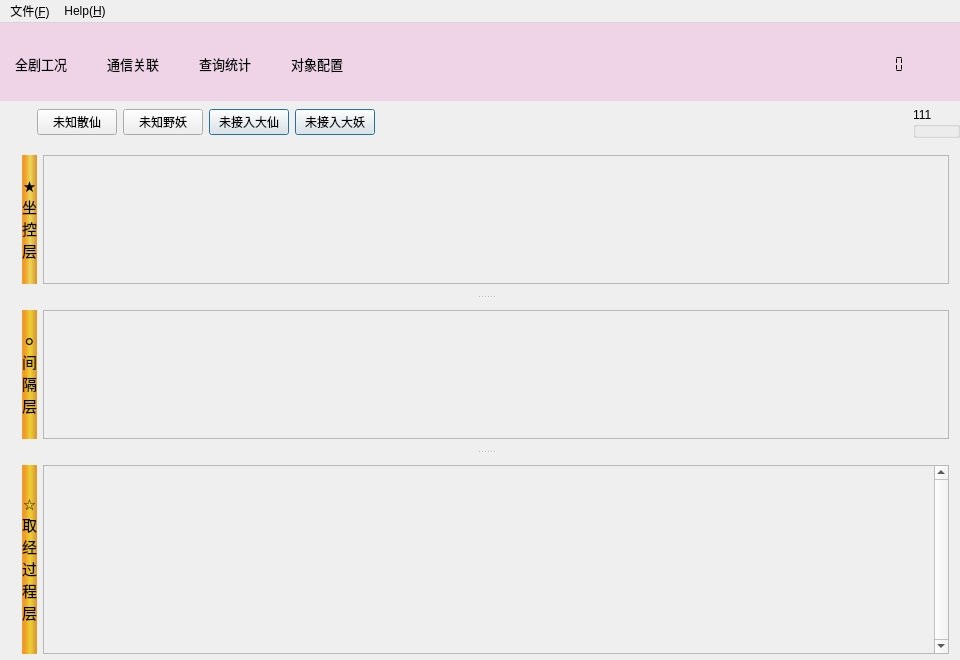
<?xml version="1.0" encoding="UTF-8"?>
<ui version="4.0">
 <class>Home</class>
 <widget class="QWidget" name="Home">
  <property name="geometry">
   <rect>
    <x>0</x>
    <y>0</y>
    <width>960</width>
    <height>660</height>
   </rect>
  </property>
  <property name="windowTitle">
   <string>西游联络分析系统</string>
  </property>
  <property name="windowIcon">
   <iconset resource="res.qrc">
    <normaloff>:/appLogo/images/favicon.ico</normaloff>:/appLogo/images/favicon.ico</iconset>
  </property>
  <layout class="QVBoxLayout" name="verticalLayout_2">
   <property name="spacing">
    <number>0</number>
   </property>
   <property name="leftMargin">
    <number>0</number>
   </property>
   <property name="topMargin">
    <number>0</number>
   </property>
   <property name="rightMargin">
    <number>0</number>
   </property>
   <property name="bottomMargin">
    <number>0</number>
   </property>
   <item>
    <widget class="QMenuBar" name="menuBar">
     <widget class="QMenu" name="menu">
      <property name="title">
       <string>Help(&amp;H)</string>
      </property>
      <addaction name="action"/>
      <addaction name="action_AppVer"/>
      <addaction name="action_QtVer"/>
     </widget>
     <widget class="QMenu" name="menuOpen_O">
      <property name="title">
       <string>文件(&amp;F)</string>
      </property>
      <addaction name="action_OpenConf"/>
     </widget>
     <addaction name="menuOpen_O"/>
     <addaction name="menu"/>
    </widget>
   </item>
   <item>
    <layout class="QVBoxLayout" name="verticalLayout">
     <item>
      <layout class="QHBoxLayout" name="horizontalLayout_2">
       <item>
        <widget class="QFrame" name="navigationBar">
         <property name="minimumSize">
          <size>
           <width>0</width>
           <height>78</height>
          </size>
         </property>
         <property name="styleSheet">
          <string notr="true">background-color: rgb(238,212, 230);</string>
         </property>
         <property name="frameShape">
          <enum>QFrame::Box</enum>
         </property>
         <property name="frameShadow">
          <enum>QFrame::Plain</enum>
         </property>
         <property name="lineWidth">
          <number>0</number>
         </property>
         <property name="midLineWidth">
          <number>0</number>
         </property>
         <layout class="QHBoxLayout" name="horizontalLayout">
          <property name="spacing">
           <number>10</number>
          </property>
          <property name="leftMargin">
           <number>0</number>
          </property>
          <property name="topMargin">
           <number>5</number>
          </property>
          <property name="rightMargin">
           <number>0</number>
          </property>
          <property name="bottomMargin">
           <number>0</number>
          </property>
          <item>
           <widget class="QToolButton" name="btnHome">
            <property name="minimumSize">
             <size>
              <width>82</width>
              <height>60</height>
             </size>
            </property>
            <property name="font">
             <font>
              <pointsize>10</pointsize>
             </font>
            </property>
            <property name="text">
             <string>全剧工况</string>
            </property>
            <property name="icon">
             <iconset resource="res.qrc">
              <normaloff>:/buttonLogo/images/home_logo.png</normaloff>:/buttonLogo/images/home_logo.png</iconset>
            </property>
            <property name="iconSize">
             <size>
              <width>42</width>
              <height>42</height>
             </size>
            </property>
            <property name="toolButtonStyle">
             <enum>Qt::ToolButtonTextUnderIcon</enum>
            </property>
            <property name="autoRaise">
             <bool>true</bool>
            </property>
           </widget>
          </item>
          <item>
           <widget class="QToolButton" name="btnComm">
            <property name="minimumSize">
             <size>
              <width>82</width>
              <height>60</height>
             </size>
            </property>
            <property name="font">
             <font>
              <pointsize>10</pointsize>
             </font>
            </property>
            <property name="text">
             <string>通信关联</string>
            </property>
            <property name="icon">
             <iconset resource="res.qrc">
              <normaloff>:/buttonLogo/images/comm_logo.png</normaloff>:/buttonLogo/images/comm_logo.png</iconset>
            </property>
            <property name="iconSize">
             <size>
              <width>42</width>
              <height>42</height>
             </size>
            </property>
            <property name="toolButtonStyle">
             <enum>Qt::ToolButtonTextUnderIcon</enum>
            </property>
            <property name="autoRaise">
             <bool>true</bool>
            </property>
           </widget>
          </item>
          <item>
           <widget class="QToolButton" name="btnSearch">
            <property name="minimumSize">
             <size>
              <width>82</width>
              <height>60</height>
             </size>
            </property>
            <property name="font">
             <font>
              <pointsize>10</pointsize>
             </font>
            </property>
            <property name="styleSheet">
             <string notr="true"/>
            </property>
            <property name="text">
             <string>查询统计</string>
            </property>
            <property name="icon">
             <iconset resource="res.qrc">
              <normaloff>:/buttonLogo/btnSearch</normaloff>:/buttonLogo/btnSearch</iconset>
            </property>
            <property name="iconSize">
             <size>
              <width>42</width>
              <height>42</height>
             </size>
            </property>
            <property name="toolButtonStyle">
             <enum>Qt::ToolButtonTextUnderIcon</enum>
            </property>
            <property name="autoRaise">
             <bool>true</bool>
            </property>
           </widget>
          </item>
          <item>
           <widget class="QToolButton" name="btnConfig">
            <property name="minimumSize">
             <size>
              <width>82</width>
              <height>60</height>
             </size>
            </property>
            <property name="font">
             <font>
              <pointsize>10</pointsize>
             </font>
            </property>
            <property name="text">
             <string>对象配置</string>
            </property>
            <property name="icon">
             <iconset resource="res.qrc">
              <normaloff>:/appLogo/images/ubuntu_logo.png</normaloff>:/appLogo/images/ubuntu_logo.png</iconset>
            </property>
            <property name="iconSize">
             <size>
              <width>42</width>
              <height>42</height>
             </size>
            </property>
            <property name="toolButtonStyle">
             <enum>Qt::ToolButtonTextUnderIcon</enum>
            </property>
            <property name="autoRaise">
             <bool>true</bool>
            </property>
           </widget>
          </item>
          <item>
           <spacer name="horizontalSpacer">
            <property name="orientation">
             <enum>Qt::Horizontal</enum>
            </property>
            <property name="sizeHint" stdset="0">
             <size>
              <width>40</width>
              <height>20</height>
             </size>
            </property>
           </spacer>
          </item>
          <item>
           <widget class="QLCDNumber" name="lcdCurTime">
            <property name="minimumSize">
             <size>
              <width>56</width>
              <height>40</height>
             </size>
            </property>
            <property name="maximumSize">
             <size>
              <width>10000</width>
              <height>16777215</height>
             </size>
            </property>
            <property name="font">
             <font>
              <pointsize>36</pointsize>
              <kerning>true</kerning>
             </font>
            </property>
            <property name="styleSheet">
             <string notr="true"/>
            </property>
            <property name="frameShape">
             <enum>QFrame::NoFrame</enum>
            </property>
            <property name="frameShadow">
             <enum>QFrame::Raised</enum>
            </property>
            <property name="lineWidth">
             <number>8</number>
            </property>
            <property name="smallDecimalPoint">
             <bool>true</bool>
            </property>
            <property name="digitCount">
             <number>8</number>
            </property>
            <property name="mode">
             <enum>QLCDNumber::Hex</enum>
            </property>
            <property name="segmentStyle">
             <enum>QLCDNumber::Flat</enum>
            </property>
            <property name="value" stdset="0">
             <double>0.000000000000000</double>
            </property>
           </widget>
          </item>
          <item>
           <widget class="QLabel" name="LtdInfo">
            <property name="minimumSize">
             <size>
              <width>40</width>
              <height>0</height>
             </size>
            </property>
            <property name="maximumSize">
             <size>
              <width>55</width>
              <height>55</height>
             </size>
            </property>
            <property name="text">
             <string/>
            </property>
            <property name="textFormat">
             <enum>Qt::PlainText</enum>
            </property>
            <property name="pixmap">
             <pixmap resource="res.qrc">:/appLogo/Ltd</pixmap>
            </property>
            <property name="scaledContents">
             <bool>true</bool>
            </property>
            <property name="alignment">
             <set>Qt::AlignCenter</set>
            </property>
            <property name="margin">
             <number>5</number>
            </property>
            <property name="openExternalLinks">
             <bool>false</bool>
            </property>
            <property name="textInteractionFlags">
             <set>Qt::TextEditable</set>
            </property>
           </widget>
          </item>
         </layout>
        </widget>
       </item>
      </layout>
     </item>
     <item>
      <widget class="QStackedWidget" name="stackedWin">
       <property name="frameShape">
        <enum>QFrame::NoFrame</enum>
       </property>
       <property name="currentIndex">
        <number>0</number>
       </property>
       <widget class="QWidget" name="pageHome">
        <layout class="QVBoxLayout" name="pageHomeLayout">
         <property name="topMargin">
          <number>0</number>
         </property>
         <property name="rightMargin">
          <number>0</number>
         </property>
         <property name="bottomMargin">
          <number>0</number>
         </property>
         <item>
          <layout class="QHBoxLayout" name="pickupBar">
           <property name="leftMargin">
            <number>26</number>
           </property>
           <item>
            <widget class="QPushButton" name="pushButton_5">
             <property name="text">
              <string>未知散仙</string>
             </property>
             <property name="autoDefault">
              <bool>false</bool>
             </property>
             <property name="default">
              <bool>false</bool>
             </property>
            </widget>
           </item>
           <item>
            <widget class="QPushButton" name="pushButton_6">
             <property name="text">
              <string>未知野妖</string>
             </property>
             <property name="default">
              <bool>false</bool>
             </property>
            </widget>
           </item>
           <item>
            <widget class="QPushButton" name="pushButton_7">
             <property name="text">
              <string>未接入大仙</string>
             </property>
             <property name="default">
              <bool>true</bool>
             </property>
            </widget>
           </item>
           <item>
            <widget class="QPushButton" name="pushButton">
             <property name="text">
              <string>未接入大妖</string>
             </property>
             <property name="default">
              <bool>true</bool>
             </property>
            </widget>
           </item>
           <item>
            <spacer name="horizontalSpacer_2">
             <property name="orientation">
              <enum>Qt::Horizontal</enum>
             </property>
             <property name="sizeHint" stdset="0">
              <size>
               <width>40</width>
               <height>20</height>
              </size>
             </property>
            </spacer>
           </item>
           <item>
            <widget class="QGroupBox" name="groupBox">
             <property name="title">
              <string>111</string>
             </property>
            </widget>
           </item>
          </layout>
         </item>
         <item>
          <widget class="QSplitter" name="splitterInLevel">
           <property name="orientation">
            <enum>Qt::Vertical</enum>
           </property>
           <widget class="QWidget" name="layoutWidget">
            <layout class="QHBoxLayout" name="lay_levelA">
             <item>
              <widget class="QLabel" name="label_ctrl">
               <property name="font">
                <font>
                 <pointsize>11</pointsize>
                </font>
               </property>
               <property name="styleSheet">
                <string notr="true">background-color: qlineargradient(spread:pad, x1:0.1, y1:0, x2:1, y2:0, stop:0.1 rgba(240, 155, 42, 255), stop:0.5 rgba(235, 210, 50, 205), stop:0.9 rgba(220, 155, 50, 255));</string>
               </property>
               <property name="text">
                <string>★
坐
控
层</string>
               </property>
               <property name="scaledContents">
                <bool>false</bool>
               </property>
               <property name="alignment">
                <set>Qt::AlignCenter</set>
               </property>
               <property name="margin">
                <number>2</number>
               </property>
              </widget>
             </item>
             <item>
              <widget class="QScrollArea" name="scrollArea_A">
               <property name="minimumSize">
                <size>
                 <width>0</width>
                 <height>30</height>
                </size>
               </property>
               <property name="maximumSize">
                <size>
                 <width>16777215</width>
                 <height>800</height>
                </size>
               </property>
               <property name="baseSize">
                <size>
                 <width>30</width>
                 <height>0</height>
                </size>
               </property>
               <property name="verticalScrollBarPolicy">
                <enum>Qt::ScrollBarAsNeeded</enum>
               </property>
               <property name="widgetResizable">
                <bool>true</bool>
               </property>
               <widget class="QWidget" name="layoutContent_A">
                <property name="geometry">
                 <rect>
                  <x>0</x>
                  <y>0</y>
                  <width>920</width>
                  <height>137</height>
                 </rect>
                </property>
               </widget>
              </widget>
             </item>
            </layout>
           </widget>
           <widget class="QWidget" name="layoutWidget">
            <layout class="QHBoxLayout" name="hlay_levelB">
             <item>
              <widget class="QLabel" name="label_bay">
               <property name="font">
                <font>
                 <pointsize>11</pointsize>
                </font>
               </property>
               <property name="styleSheet">
                <string notr="true">background-color: qlineargradient(spread:pad, x1:0.1, y1:0, x2:1, y2:0, stop:0.1 rgba(240, 155, 42, 255), stop:0.5 rgba(235, 210, 50, 255), stop:0.9 rgba(220, 155, 50, 255));</string>
               </property>
               <property name="text">
                <string>⚪
间
隔
层</string>
               </property>
               <property name="alignment">
                <set>Qt::AlignCenter</set>
               </property>
               <property name="margin">
                <number>2</number>
               </property>
              </widget>
             </item>
             <item>
              <widget class="QScrollArea" name="scrollArea_B">
               <property name="minimumSize">
                <size>
                 <width>0</width>
                 <height>30</height>
                </size>
               </property>
               <property name="maximumSize">
                <size>
                 <width>16777215</width>
                 <height>800</height>
                </size>
               </property>
               <property name="styleSheet">
                <string notr="true">alternate-background-color: rgb(170, 170, 255);</string>
               </property>
               <property name="widgetResizable">
                <bool>true</bool>
               </property>
               <widget class="QWidget" name="layoutContent_B">
                <property name="geometry">
                 <rect>
                  <x>0</x>
                  <y>0</y>
                  <width>920</width>
                  <height>137</height>
                 </rect>
                </property>
               </widget>
              </widget>
             </item>
            </layout>
           </widget>
           <widget class="QWidget" name="layoutWidget">
            <layout class="QHBoxLayout" name="hlay_levelC">
             <property name="bottomMargin">
              <number>6</number>
             </property>
             <item>
              <widget class="QLabel" name="label_proc">
               <property name="font">
                <font>
                 <pointsize>11</pointsize>
                </font>
               </property>
               <property name="styleSheet">
                <string notr="true">background-color: qlineargradient(spread:pad, x1:0.1, y1:0, x2:1, y2:0, stop:0.1 rgba(240, 155, 42, 255), stop:0.5 rgba(235, 210, 50, 255), stop:0.9 rgba(220, 155, 50, 255));</string>
               </property>
               <property name="text">
                <string>☆
取
经
过
程
层</string>
               </property>
               <property name="alignment">
                <set>Qt::AlignCenter</set>
               </property>
               <property name="margin">
                <number>2</number>
               </property>
              </widget>
             </item>
             <item>
              <widget class="QScrollArea" name="scrollArea_C">
               <property name="minimumSize">
                <size>
                 <width>0</width>
                 <height>30</height>
                </size>
               </property>
               <property name="maximumSize">
                <size>
                 <width>16777215</width>
                 <height>800</height>
                </size>
               </property>
               <property name="font">
                <font>
                 <pointsize>20</pointsize>
                </font>
               </property>
               <property name="verticalScrollBarPolicy">
                <enum>Qt::ScrollBarAlwaysOn</enum>
               </property>
               <property name="widgetResizable">
                <bool>true</bool>
               </property>
               <widget class="QWidget" name="layoutContent_C">
                <property name="geometry">
                 <rect>
                  <x>0</x>
                  <y>0</y>
                  <width>906</width>
                  <height>209</height>
                 </rect>
                </property>
               </widget>
              </widget>
             </item>
            </layout>
           </widget>
          </widget>
         </item>
        </layout>
       </widget>
       <widget class="QWidget" name="pageComm">
        <layout class="QVBoxLayout" name="verticalLayout_5">
         <property name="leftMargin">
          <number>0</number>
         </property>
         <property name="rightMargin">
          <number>0</number>
         </property>
         <item>
          <widget class="QSplitter" name="splitterInTabTree">
           <property name="orientation">
            <enum>Qt::Horizontal</enum>
           </property>
           <widget class="QWidget" name="layoutWidget">
            <layout class="QVBoxLayout" name="verticalLayout_4" stretch="0,0">
             <property name="leftMargin">
              <number>6</number>
             </property>
             <item>
              <layout class="QHBoxLayout" name="horizontalLayout_6">
               <item>
                <widget class="QLabel" name="labelRole">
                 <property name="text">
                  <string>角色名</string>
                 </property>
                </widget>
               </item>
               <item>
                <widget class="QLineEdit" name="lineEdit"/>
               </item>
               <item>
                <widget class="QPushButton" name="btn_strCmp">
                 <property name="text">
                  <string>查找</string>
                 </property>
                </widget>
               </item>
              </layout>
             </item>
             <item>
              <widget class="QTabWidget" name="tabWidget">
               <property name="tabPosition">
                <enum>QTabWidget::North</enum>
               </property>
               <property name="tabShape">
                <enum>QTabWidget::Rounded</enum>
               </property>
               <property name="currentIndex">
                <number>0</number>
               </property>
               <widget class="QWidget" name="tabObject">
                <attribute name="title">
                 <string>按TVS人物划分</string>
                </attribute>
                <layout class="QVBoxLayout" name="verticalLayout_3">
                 <item>
                  <widget class="QTreeWidget" name="treeCharacters">
                   <column>
                    <property name="text">
                     <string notr="true">1</string>
                    </property>
                   </column>
                  </widget>
                 </item>
                </layout>
               </widget>
               <widget class="QWidget" name="tabProtocol">
                <attribute name="title">
                 <string>按联系协议划分</string>
                </attribute>
               </widget>
              </widget>
             </item>
            </layout>
           </widget>
           <widget class="QWidget" name="widget_2" native="true">
            <property name="minimumSize">
             <size>
              <width>520</width>
              <height>0</height>
             </size>
            </property>
           </widget>
          </widget>
         </item>
        </layout>
       </widget>
       <widget class="QWidget" name="pageSearch">
        <layout class="QGridLayout" name="gridLayout_2">
         <item row="1" column="0" colspan="3">
          <widget class="QTableView" name="tableView"/>
         </item>
         <item row="0" column="0">
          <widget class="QGroupBox" name="groupBox_2">
           <property name="title">
            <string>数据来源</string>
           </property>
           <layout class="QFormLayout" name="formLayout">
            <item row="0" column="0">
             <widget class="QLabel" name="label">
              <property name="text">
               <string>A</string>
              </property>
             </widget>
            </item>
            <item row="0" column="1">
             <widget class="QComboBox" name="comboBox">
              <property name="minimumSize">
               <size>
                <width>100</width>
                <height>0</height>
               </size>
              </property>
             </widget>
            </item>
            <item row="1" column="0">
             <widget class="QLabel" name="label_2">
              <property name="text">
               <string>B</string>
              </property>
             </widget>
            </item>
            <item row="1" column="1">
             <widget class="QComboBox" name="comboBox_2"/>
            </item>
           </layout>
          </widget>
         </item>
         <item row="0" column="2">
          <spacer name="horizontalSpacer_3">
           <property name="orientation">
            <enum>Qt::Horizontal</enum>
           </property>
           <property name="sizeHint" stdset="0">
            <size>
             <width>487</width>
             <height>20</height>
            </size>
           </property>
          </spacer>
         </item>
         <item row="0" column="1">
          <widget class="QGroupBox" name="condition">
           <property name="sizePolicy">
            <sizepolicy hsizetype="Minimum" vsizetype="Minimum">
             <horstretch>0</horstretch>
             <verstretch>0</verstretch>
            </sizepolicy>
           </property>
           <property name="minimumSize">
            <size>
             <width>240</width>
             <height>90</height>
            </size>
           </property>
           <property name="title">
            <string>检索条件</string>
           </property>
           <property name="alignment">
            <set>Qt::AlignRight|Qt::AlignTrailing|Qt::AlignVCenter</set>
           </property>
           <property name="flat">
            <bool>false</bool>
           </property>
           <layout class="QGridLayout" name="gridLayout">
            <item row="0" column="0">
             <widget class="QLabel" name="name">
              <property name="text">
               <string>名称</string>
              </property>
             </widget>
            </item>
            <item row="0" column="1">
             <widget class="QComboBox" name="comboName">
              <property name="minimumSize">
               <size>
                <width>100</width>
                <height>0</height>
               </size>
              </property>
             </widget>
            </item>
            <item row="0" column="2" rowspan="2">
             <widget class="QDialogButtonBox" name="buttonBox">
              <property name="sizePolicy">
               <sizepolicy hsizetype="Fixed" vsizetype="MinimumExpanding">
                <horstretch>0</horstretch>
                <verstretch>0</verstretch>
               </sizepolicy>
              </property>
              <property name="orientation">
               <enum>Qt::Vertical</enum>
              </property>
              <property name="standardButtons">
               <set>QDialogButtonBox::Ok|QDialogButtonBox::Reset</set>
              </property>
             </widget>
            </item>
            <item row="1" column="0">
             <widget class="QLabel" name="link">
              <property name="text">
               <string>关系</string>
              </property>
             </widget>
            </item>
            <item row="1" column="1">
             <widget class="QComboBox" name="comboLink">
              <property name="minimumSize">
               <size>
                <width>100</width>
                <height>0</height>
               </size>
              </property>
             </widget>
            </item>
           </layout>
          </widget>
         </item>
        </layout>
       </widget>
       <widget class="QWidget" name="pageConf"/>
      </widget>
     </item>
    </layout>
   </item>
  </layout>
  <action name="action">
   <property name="text">
    <string>操作手册</string>
   </property>
  </action>
  <action name="action_AppVer">
   <property name="text">
    <string>版本信息</string>
   </property>
  </action>
  <action name="action_QtVer">
   <property name="text">
    <string>Which Qt?</string>
   </property>
  </action>
  <action name="action_OpenConf">
   <property name="text">
    <string>导入文件</string>
   </property>
  </action>
 </widget>
 <layoutdefault spacing="6" margin="11"/>
 <resources>
  <include location="res.qrc"/>
 </resources>
 <connections/>
</ui>
